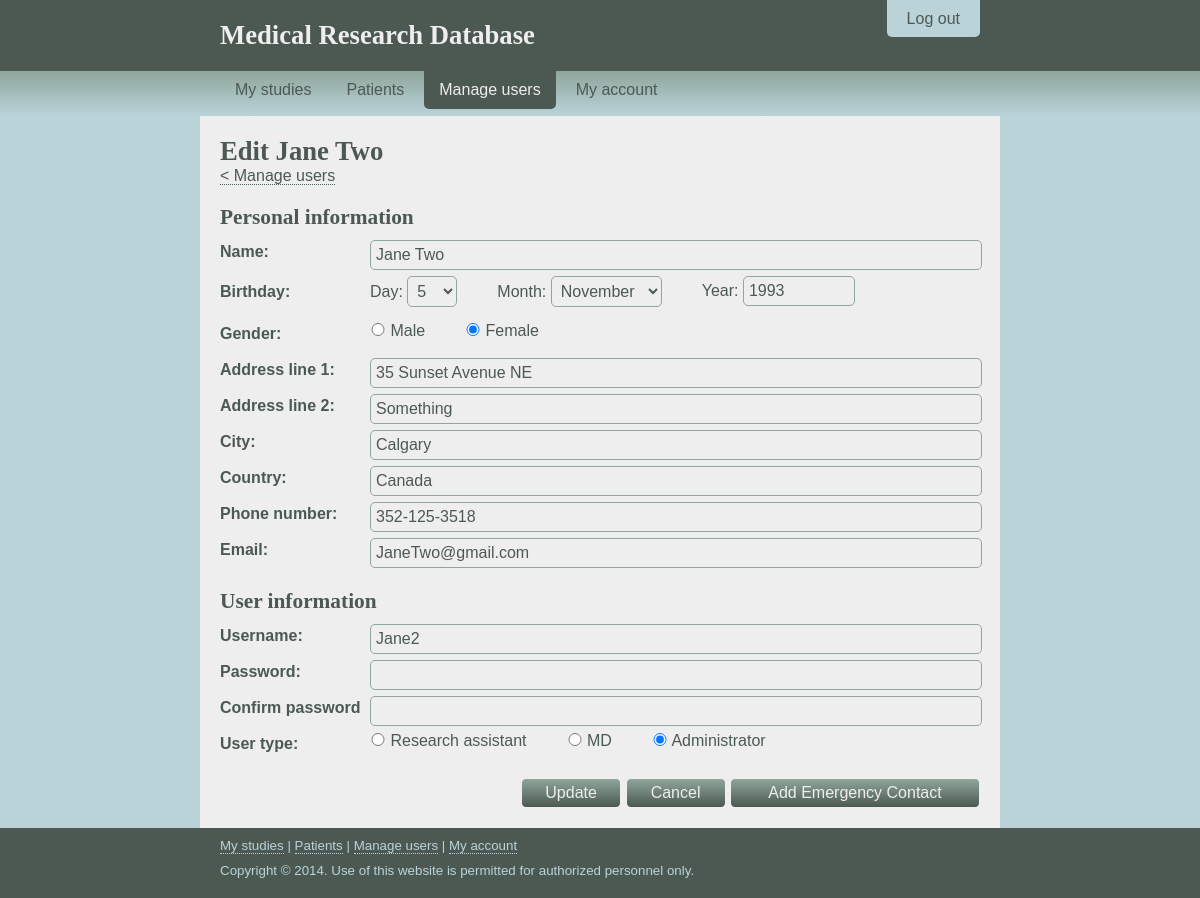
Screenshot of /user/edit-user.php?userID=2 (signed in) with the database file from the repository.
### tables this page shows
CREATE TABLE `person` (
  `id` int(11) NOT NULL AUTO_INCREMENT,
  `Birthday` date DEFAULT NULL,
  `Gender` char(1) DEFAULT NULL,
  `Name` varchar(32) DEFAULT NULL,
  `Phone` varchar(20) DEFAULT NULL,
  `Address` varchar(255) DEFAULT NULL,
  `Email` varchar(255) DEFAULT NULL,
  `Emergency_ID` int(11) DEFAULT NULL,
  PRIMARY KEY (`id`),
  KEY `FK_person_emergency_id` (`Emergency_ID`),
  CONSTRAINT `FK_person_emergency_id` FOREIGN KEY (`Emergency_ID`) REFERENCES `person` (`id`)
);

CREATE TABLE `user` (
  `id` int(11) NOT NULL,
  `Username` varchar(10) NOT NULL,
  `Password` varchar(60) NOT NULL,
  `Type_Flag` char(1) NOT NULL,
  PRIMARY KEY (`id`),
  CONSTRAINT `FK_person_id` FOREIGN KEY (`id`) REFERENCES `person` (`id`)
);

### php/gf.php (called while the page is built, shortened)
<?php
	function queryAssoc($mysqli, $query){
		$result = $mysqli->query($query);
		$data = $result->fetch_assoc();
		return $data;
	}
?>

### user/edit-user.php (the view, shortened to what this page needs)
<?php
  require_once("../php/user-permissions.php");
  require_once("../php/edit-user-functions.php");
?>
<!DOCTYPE html>
<html lang="en">
  <head>
    <link rel="stylesheet" href="/css/layout.css" />
    <link rel="stylesheet" href="/css/nav.css" />
  </head>
  <body>
    <header>
      <div class="container">
        <div id="logout-tab">
          <p><a href="/logout.php">Log out</a></p>
        </div>
        <div class="padding">
          <h1><a href="/" title="Home">Medical Research Database</a></h1>
        </div>
      </div>
    </header>
    <nav>
      <div class="container">
        <ul>
          <li><a href="/">My studies</a></li>
          <li><a href="/patients.php">Patients</a></li>
          <li><a href="/account.php?userID=<?php echo $_SESSION["userid"]; ?>">My account</a></li>
        </ul>
      </div>
    </nav>
    <div id="content-outer">
      <div class="container">
        <div id="content-inner">
          <div class="padding">
			<?php
				$userID = $_GET['userID'];
				$user = getPerson($userID);
				echo"<h1>Edit ".$user['name']."</h1>";
			?>
            <p><a href="/users.php">&lt; Manage users</a></p>
			<?php
				$userID = $_GET['userID'];
				if(isset($_GET['emergencyContact'])){
					echo "<form action=\"edit-user.php?emergencyContact&amp;editAttempt&amp;userID=".$userID."\" method=\"post\">";
				}else{
					echo "<form action=\"edit-user.php?editAttempt&amp;userID=".$userID."\" method=\"post\">";
				}
			?>
			<h2>Personal information</h2>
              <div class="form-container">
                <ul>
                  <li><p>Name:</p></li>
				  <?php
					$person = getPerson($_GET['userID']);
					echo "<li><input type=\"text\" name=\"name\" value=\"".$person['name']."\" /></li>";
				  ?>
                </ul>
                <ul class="birthday">
                  <li><p>Birthday:</p></li>
                  <li>
                    <p>Day:
                      <select name="birthday">
						<?php
							$person = getPerson($_GET['userID']);
							$birthday = (int)substr($person['birthday'], 8,2);
							echo "<option value=\"".$birthday."\" selected =\"selected\">".$birthday."</option>";
						?>
                      </select>
                    </p>
                    <p>Month:
                      <select name="birthmonth">
                      </select>
                    </p>
                    <p>Year:
					<?php
						$userID = $_GET['userID'];
						$person = getPerson($userID);
						$birthyear = (int)substr($person['birthday'], 0,4);
						echo "<input type=\"text\" name=\"birthyear\" value=\"".$birthyear."\" />";
					?>
                    </p>
                  </li>
                </ul>
                <ul class="gender">
                  <li><p>Gender:</p></li>
                  <li>
					<?php
						$userID = $_GET['userID'];
						$person = getPerson($userID);
						if($person['gender'] == 'M'){
						echo "<p><input type=\"radio\" name=\"gender\" value=\"male\" checked=\"checked\"/> Male</p>
							<p><input type=\"radio\" name=\"gender\" value=\"female\" /> Female</p>";
						}else{
							echo "<p><input type=\"radio\" name=\"gender\" value=\"male\" /> Male</p>
							<p><input type=\"radio\" name=\"gender\" value=\"female\" checked=\"checked\"/> Female</p>";
						}
					?>
                  </li>
                </ul>
                <?php
					$userID = $_GET['userID'];
					$person = getPerson($userID);
					$substrings = explode('|', $person['address'], 4);
					if(count($substrings) <4){
					echo "<ul>
						<li><p>Address line 1:</p></li>
						<li><input type=\"text\" name=\"addressLine1\" value=\"".$substrings[0]."\" /></li>
					</ul>
					<ul>
						<li><p>Address line 2:</p></li>
						<li><input type=\"text\" name=\"addressLine2\" value=\"\" /></li>
					</ul>
					<ul>
						<li><p>City:</p></li>
						<li><input type=\"text\" name=\"city\" value=\"\" /></li>
					</ul>
					<ul>
						<li><p>Country:</p></li>
						<li><input type=\"text\" name=\"country\" value=\"\" /></li>
					</ul>";
					}else{
					echo "<ul>
						<li><p>Address line 1:</p></li>
						<li><input type=\"text\" name=\"addressLine1\" value=\"".$substrings[0]."\" /></li>
					</ul>
					<ul>
						<li><p>Address line 2:</p></li>
						<li><input type=\"text\" name=\"addressLine2\" value=\"".$substrings[1]."\" /></li>
					</ul>
					<ul>
						<li><p>City:</p></li>
						<li><input type=\"text\" name=\"city\" value=\"".$substrings[2]."\" /></li>
					</ul>
					<ul>
						<li><p>Country:</p></li>
						<li><input type=\"text\" name=\"country\" value=\"".$substrings[3]."\" /></li>
					</ul>";
					}
				?>
                <ul>
                  <li><p>Phone number:</p></li>
                  <?php
				  	$userID = $_GET['userID'];
					$person = getPerson($userID);
					echo"<li><input type=\"text\" name=\"phone\" value=\"".$person['phone']."\" /></li>";
				  ?>
                </ul>
                <ul>
                  <li><p>Email:</p></li>
				  <?php
				  	$userID = $_GET['userID'];
					$person = getPerson($userID);
					echo"<li><input type=\"text\" name=\"email\" value=\"".$person['email']."\" /></li>";
				  ?>
                </ul>
              </div>
              <h2>User information</h2>
              <div class="form-container">
                <ul>
                  <li><p>Username:</p></li>
				  <?php
					$userID = $_GET['userID'];
					$user = getUser($userID);
					echo"<li><input type=\"text\" name=\"username\" value=\"".$user['username']."\" /></li>";
				  ?>
                </ul>
                <ul>
                  <li><p>Password:</p></li>
				  <?php
					echo"<li><input type=\"password\" name=\"password\" /></li>";
				  ?>
                </ul>
                <ul>
                  <li><p>Confirm password</p></li>
                  <?php
					echo"<li><input type=\"password\" name=\"confirm\" /></li>";
				  ?>
                </ul>
                <ul class="type">
                  <li><p>User type:</p></li>
                  <li>
                  <?php
					$userID = $_GET['userID'];
					$user = getUser($userID);
					if($user['type'] == 'A'){
					echo "<p><input type=\"radio\" name=\"type\" value=\"R\" /> Research assistant</p>
                    <p><input type=\"radio\" name=\"type\" value=\"M\" /> MD</p>
                    <p><input type=\"radio\" name=\"type\" value=\"A\" checked=\"checked\"/> Administrator</p>";
					}elseif($user['type'] =='M'){
					echo "<p><input type=\"radio\" name=\"type\" value=\"R\" /> Research assistant</p>
                    <p><input type=\"radio\" name=\"type\" value=\"M\" checked=\"checked\"/> MD</p>
                    <p><input type=\"radio\" name=\"type\" value=\"A\" /> Administrator</p>";
					}else{
					echo "<p><input type=\"radio\" name=\"type\" value=\"R\" checked=\"checked\"/> Research assistant</p>
                    <p><input type=\"radio\" name=\"type\" value=\"M\" /> MD</p>
                    <p><input type=\"radio\" name=\"type\" value=\"A\" /> Administrator</p>";
					}
				  ?>
                  </li>
                </ul>
              </div>
              <?php
			  if(!isset($_GET['emergencyContact'])){
			    echo "<div class=\"form-buttons\">
                <input type=\"submit\" name=\"submit\" value=\"Update\" />
                <input type=\"button\" name=\"cancel\" value=\"Cancel\" onclick=\"window.location = '/users.php';\" />
				<input type=\"button\" style=\"width: 250px\" name=\"addEmergC\" value=\"Add Emergency Contact\" onclick=\"window.location = '/user/edit-user.php?userID=".$_GET['userID']."&amp;emergencyContact';\"/>";
					}else{
					echo
              "<h2>Emergency contact information</h2>
                <input type=\"button\" name=\"cancel\" value=\"Cancel\" onclick=\"window.location = '/users.php';\" />";}
				?>
              </div>
            </form>
          </div>
        </div>
      </div>
    </div>
    <footer>
      <div class="container">
        <div class="padding">
          <p><a href="/">My studies</a> | <a href="/patients.php">Patients</a> | <?php printManageUsers(true, true); ?> <a href="/account.php?userID=<?php echo $_SESSION["userid"]; ?>">My account</a></p>
          <p>Copyright &copy; 2014. Use of this website is permitted for authorized personnel only.</p>
        </div>
      </div>
    </footer>
  </body>
</html>

### css/layout.css (style rules this page uses)
* { margin: 0px; padding: 0px; font-family: "Trebuchet MS", sans-serif; font-size: 12pt; }
body { background-color: #4C5952; }
header { background-color: #4C5952; }
nav { background: -o-linear-gradient(#8FA69B, #BAD3D9); background: -moz-linear-gradient(#8FA69B, #BAD3D9); background: -webkit-linear-gradient(#8FA69B, #BAD3D9); background: linear-gradient(#8FA69B, #BAD3D9); }
footer { background-color: #4C5952; }
footer .padding { padding: 10px 20px 10px 20px; }
footer p { color: #BAD3D9; font-size: 10pt; }
.container { width: 800px; margin: auto; }
#content-outer { background-color: #BAD3D9; }
#content-inner { background-color: #EEEEEE; }
.padding { padding: 20px; }
h1 { font-family: "Palatino Linotype", serif; font-size: 20pt; font-weight: bold; color: #4C5952; }
h2 { font-family: "Palatino Linotype", serif; font-size: 16pt; font-weight: bold; color: #4C5952; margin-top: 20px; }
header h1 a, header h1 a:visited, header h1 a:focus { color: #EEEEEE; border-bottom: 0px; }
p { font-family: "Trebuchet MS", sans-serif; font-size: 12pt; color: #4C5952; margin-bottom: 10px; }
input, select { padding: 5px; border: 1px solid #8FA69B; background-color: #EEEEEE; color: #4C5952; border-radius: 5px; transition: background-color 0.25s linear 0s, border-color 0.25s linear 0s, box-shadow 0.25s linear 0s; -webkit-transition: background-color 0.25s linear 0s, border-color 0.25s linear 0s, box-shadow 0.25s linear 0s; }
input[type="button"] { margin: 0px; width: 100px; }
input[type="submit"], input[type="button"] { cursor: pointer; background: -o-linear-gradient(#8FA69B, #4C5952); background: -moz-linear-gradient(#8FA69B, #4C5952); background: -webkit-linear-gradient(#8FA69B, #4C5952); background: linear-gradient(#8FA69B, #4C5952); color: #EEEEEE; border-color: #EEEEEE; transition: background-color 0.25s linear 0s, border-color 0.25s linear 0s; -webkit-transition: background-color 0.25s linear 0s, border-color 0.25s linear 0s; }
a, a:visited, a:focus { font-family: inherit; font-size: inherit; color: #4C5952; text-decoration: none; border-bottom: 1px dotted #4C5952; transition: color 0.25s linear 0s; -webkit-tranisition: color 0.25s linear 0s; }
#logout-tab { position: relative; right: 20px; top: 0px; float: right; margin-top: 10px; }
#logout-tab p { margin: 0px; }
#logout-tab a, #logout-tab a:visited, #logout-tab a:focus { color: #4C5952; background-color: #BAD3D9; padding: 10px 20px 10px 20px; border-bottom: 0px; border-bottom-left-radius: 5px; border-bottom-right-radius: 5px; transition: color 0.25s linear 0s, background-color 0.25s linear 0s; -webkit-transition: color 0.25s linear 0s, background-color 0.25s linear 0s; }
footer a, footer a:visited, footer a:focus { color: #BAD3D9; border-bottom-color: #BAD3D9; }
.form-container { margin-top: 5px; }
.form-container ul { list-style-type: none; clear: both; padding-top: 5px; }
.form-container ul li { float: left; }
.form-container ul li:first-child { width: 150px; }
.form-container ul li:last-child { width: 610px; }
.form-container ul li p { margin-top: 3px; font-weight: bold; }
.form-container ul li input { width: 600px; }
.form-container ul.birthday li:last-child p { float: left; margin-left: 40px; margin-top: 0px; font-weight: normal; }
.form-container ul.birthday li:first-child p { margin-top: 7px; }
.form-container ul.birthday li:last-child p:first-child { margin-left: 0px; }
.form-container ul.birthday li:last-child input[type="text"] { width: 100px; }
.form-container ul.gender li:last-child p, .form-container ul.type li:last-child p { font-weight: normal; float: left; margin-left: 40px; margin-top: 0px; }
.form-container ul.gender li:last-child p:first-child, .form-container ul.type li:last-child p:first-child { margin-left: 0px; }
.form-container ul.gender li:last-child input[type="radio"], .form-container ul.type li:last-child input[type="radio"] { width: 16px; }
.form-buttons { text-align: right; margin-top: 15px; }
.form-buttons input { width: 100px; }

### css/nav.css (style rules this page uses)
nav ul { list-style-type: none; margin-left: 20px; margin-right: 20px; margin-bottom: 7px; float: left; }
nav ul li { display: block; float: left; margin-right: 5px; }
nav ul li a, nav ul li a:visited, nav ul li a:focus { display: block; padding: 10px 15px 10px 15px; border-bottom: 0px; color: #4C5952; border-bottom-left-radius: 5px; border-bottom-right-radius: 5px; transition: background-color 0.25s linear 0s, color 0.25s linear 0s; -webskit-transition: background-color 0.25s linear 0s, color 0.25s linear 0s; }

### rows the page displays
person: Name "Jane Two", name "Jane Two", birthday "5", birthmonth "November", birthyear "1993", addressLine1 "35 Sunset Avenue NE", addressLine2 "Something", city "Calgary", country "Canada", phone "352-125-3518", email "JaneTwo@gmail.com"
user: username "Jane2"
